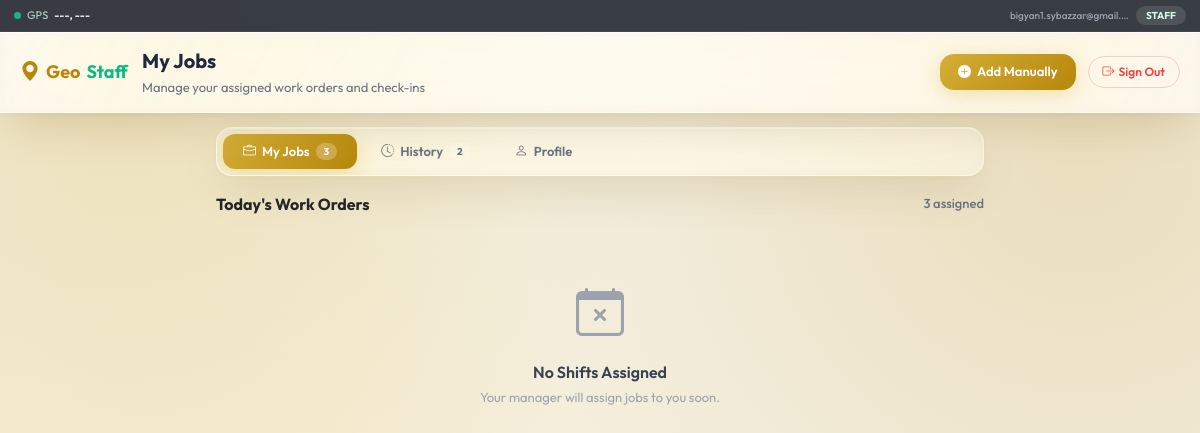
The app's page /my-dashboard/ (signed in), older data.
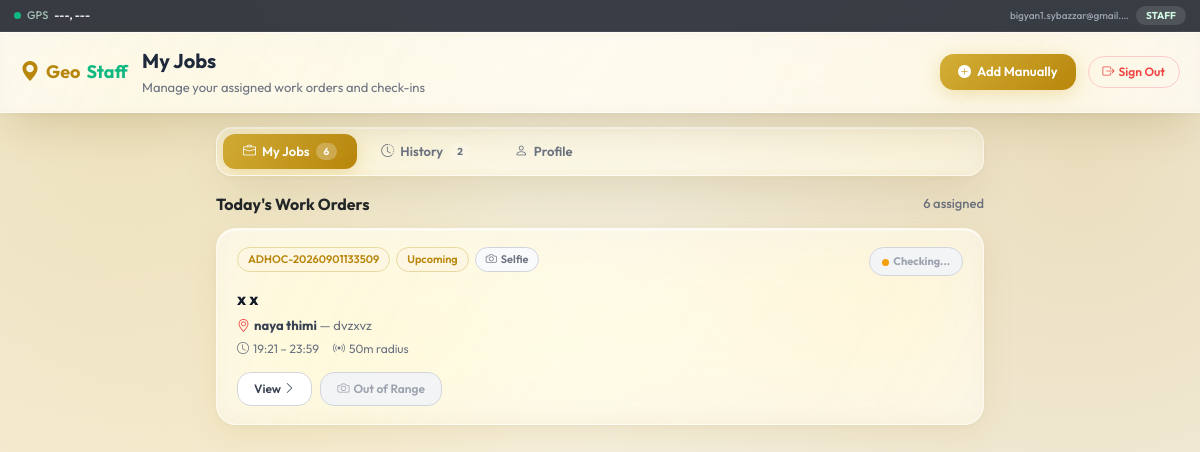
The same page, newer data.
### staff_app/models.py (models this page shows, shortened)
class Job(models.Model):
    STATUS_CHOICES = [
        ('UPCOMING', 'Upcoming'),
        ('CHECKED_IN', 'Checked In'),
        ('PENDING_APPROVAL', 'Pending Approval'),
        ('APPROVED', 'Approved'),
        ('REJECTED', 'Rejected'),
        ('COMPLETED', 'Completed'),
    ]
    title = models.CharField(max_length=200)
    code = models.CharField(max_length=50, unique=True)
    description = models.TextField(blank=True, null=True)
    instructions_json = models.TextField(default='[]', help_text='JSON list of instructions')
    site_name = models.CharField(max_length=200)
    address = models.TextField()
    lat = models.FloatField()
    lng = models.FloatField()
    geofence_radius = models.IntegerField(default=75) # in meters
    assigned_staff = models.ManyToManyField(User, related_name='assigned_jobs', blank=True)
    start_time = models.TimeField()
    end_time = models.TimeField()
    date = models.DateField()
    require_selfie = models.BooleanField(default=True)
    require_checkout = models.BooleanField(default=True)
    status = models.CharField(max_length=30, choices=STATUS_CHOICES, default='UPCOMING')
    created_at = models.DateTimeField(auto_now_add=True)
    is_adhoc = models.BooleanField(default=False)
    requested_by = models.ForeignKey(User, on_delete=models.SET_NULL, null=True, blank=True, related_name='adhoc_job_requests')

### staff_app/views.py (the view)
# urls.py: path("my-dashboard/", views.staff_dashboard_view, name="staff_dashboard"),
@login_required
def staff_dashboard_view(request):
    today = timezone.now().date()
    user  = request.user
    all_assigned  = Job.objects.filter(assigned_staff=user)
    today_jobs    = all_assigned.filter(date=today).order_by('start_time')
    upcoming_jobs = all_assigned.filter(date__gt=today).order_by('date', 'start_time')
    user_checkins = CheckInRecord.objects.filter(user=user)
    active_checkins = {}
    completed_checkins = {}
    for ci in user_checkins:
        if ci.check_out_timestamp is None:
            active_checkins[ci.job_id] = ci
        else:
            completed_checkins[ci.job_id] = ci
    def annotate(queryset):
        jobs = list(queryset)
        for job in jobs:
            job.active_checkin = active_checkins.get(job.pk)
            job.completed_checkin = completed_checkins.get(job.pk)
        return jobs
    context = {
        'today':          today,
        'today_jobs':     annotate(today_jobs),
        'upcoming_jobs':  annotate(upcoming_jobs),
        'total_assigned': all_assigned.count(),
        'my_checkins':    CheckInRecord.objects.filter(user=user).order_by('-timestamp').select_related('job'),
    }
    return render(request, 'staff_dashboard.html', context)

### templates/staff_dashboard.html (shortened to what the changed rows need)
{% load static %}
<!DOCTYPE html>
<html lang="en">
<head>
    <link href="https://cdn.jsdelivr.net/npm/bootstrap@5.3.3/dist/css/bootstrap.min.css" rel="stylesheet">
    <link href="https://cdn.jsdelivr.net/npm/bootstrap-icons@1.11.3/font/bootstrap-icons.min.css" rel="stylesheet">
</head>
<body>
<div class="main-wrap">
    <div class="tab-nav" id="tabNav">
        <button class="tab-btn active" data-tab="jobs" onclick="switchTab('jobs')">
            <i class="bi bi-briefcase"></i> My Jobs
            <span class="badge-count">{{ total_assigned }}</span>
        </button>
    </div>
    <div id="tab-jobs">
        <div class="section-header">
            <div class="section-title">Today's Work Orders</div>
            <div class="section-count">{{ total_assigned }} assigned</div>
        </div>
        {% for job in today_jobs %}
        <div class="job-card" id="card-{{ job.pk }}">
            <div class="job-card-top">
                <div class="job-badges">
                    <span class="jbadge jbadge-code">{{ job.code }}</span>
                    {% if job.completed_checkin %}
                        {% if job.completed_checkin.status == 'PENDING_APPROVAL' %}
                            <span class="jbadge jbadge-pending">⏳ Awaiting Review</span>
                        {% else %}
                            <span class="jbadge jbadge-active" style="background:#d1fae5; color:#065f46; border-color:#a7f3d0;">✅ Completed</span>
                        {% endif %}
                    {% elif job.active_checkin %}
                        <span class="jbadge jbadge-active">Checked In</span>
                    {% else %}
                        <span class="jbadge jbadge-upcoming">Upcoming</span>
                    {% endif %}
                    {% if job.require_selfie %}<span class="jbadge jbadge-selfie"><i class="bi bi-camera me-1"></i>Selfie</span>{% endif %}
                </div>
                {% if not job.completed_checkin %}
                    <div class="zone-badge zone-loading" id="zone-{{ job.pk }}">
                        <span class="zone-dot zone-dot-out"></span>Checking...
                    </div>
                {% endif %}
            </div>
            <div class="job-title">{{ job.title }}</div>
            <div class="job-site"><i class="bi bi-geo-alt me-1" style="color:#ef4444;"></i><strong>{{ job.site_name }}</strong> &mdash; {{ job.address }}</div>
            <div class="job-time">
                <span><i class="bi bi-clock me-1"></i>{{ job.start_time|time:"H:i" }} &ndash; {{ job.end_time|time:"H:i" }}</span>
                <span><i class="bi bi-broadcast me-1"></i>{{ job.geofence_radius }}m radius</span>
            </div>
            <div class="job-actions">
                <button class="btn-view" onclick="viewJobDetail('{{ job.pk }}','{{ job.title }}','{{ job.site_name }}','{{ job.address }}','{{ job.start_time|time:"H:i" }}','{{ job.end_time|time:"H:i" }}','{{ job.geofence_radius }}')">
                    View <i class="bi bi-chevron-right"></i>
                </button>
                {% if job.completed_checkin %}
                    {% if job.completed_checkin.status == 'PENDING_APPROVAL' %}
                        <button class="btn-view" disabled style="background:#fffbeb; color:#d97706; border:1px solid #fef08a; font-weight:600; cursor:default; padding: 7px 16px;">
                            <i class="bi bi-hourglass-split me-1"></i> Awaiting Review
                        </button>
                    {% else %}
                        <button class="btn-view" disabled style="background:#f0fdf4; color:#16a34a; border:1px solid #bbf7d0; font-weight:600; cursor:default; padding: 7px 16px;">
                            <i class="bi bi-check-circle-fill me-1"></i> Completed
                        </button>
                    {% endif %}
                {% elif job.active_checkin %}
                    <button class="btn-checkout" id="btn-{{ job.pk }}"
                        onclick="openModal('out','{{ job.pk }}','{{ job.title }}','{{ job.lat }}','{{ job.lng }}','{{ job.geofence_radius }}','{{ job.active_checkin.pk }}')">
                        <i class="bi bi-box-arrow-right"></i> Check Out
                    </button>
                {% else %}
                    <button class="btn-outrange" id="btn-{{ job.pk }}"
                        data-job="{{ job.pk }}" data-lat="{{ job.lat }}" data-lng="{{ job.lng }}" data-radius="{{ job.geofence_radius }}"
                        data-title="{{ job.title }}" data-selfie="{{ job.require_selfie }}" data-record="">
                        <i class="bi bi-camera me-1"></i>Out of Range
                    </button>
                {% endif %}
            </div>
        </div>
        {% endfor %}
        {% if not today_jobs and not upcoming_jobs %}
        <div class="empty-state">
            <i class="bi bi-calendar-x" style="font-size:48px; display:block; margin-bottom:12px;"></i>
            <div style="font-size:16px; font-weight:600; color:#374151;">No Shifts Assigned</div>
            <div style="font-size:13px; margin-top:4px;">Your manager will assign jobs to you soon.</div>
        </div>
        {% endif %}
    </div>
</div>
</body>
</html>

Row changes from the older to the newer data that the page shows:
added Job: code "ADHOC-20260901133509", shows "Upcoming", require_selfie True (drawn), title "x x", site_name "naya thimi", address "dvzxvz", start_time "19:21", end_time "23:59", geofence_radius "50"
Text that changed along with them:
{{ total_assigned }}: "3" → "6"
text no longer shown: "No Shifts Assigned Your manager will assign jobs to you soon."
